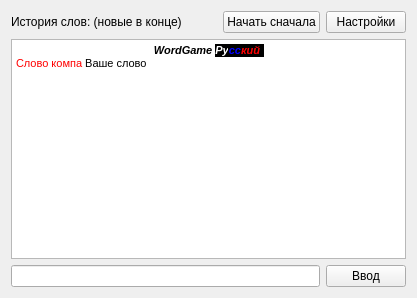
<?xml version="1.0" encoding="UTF-8"?>
<ui version="4.0">
 <class>WindowClass</class>
 <widget class="QMainWindow" name="WindowClass">
  <property name="geometry">
   <rect>
    <x>0</x>
    <y>0</y>
    <width>417</width>
    <height>298</height>
   </rect>
  </property>
  <property name="windowTitle">
   <string>WordGame Русский</string>
  </property>
  <widget class="QWidget" name="centralWidget">
   <layout class="QVBoxLayout" name="verticalLayout">
    <item>
     <layout class="QHBoxLayout" name="horizontalLayout_2" stretch="1,0,0">
      <item>
       <widget class="QLabel" name="label">
        <property name="text">
         <string>История слов: (новые в конце)</string>
        </property>
       </widget>
      </item>
      <item>
       <widget class="QPushButton" name="startGame">
        <property name="text">
         <string>Начать сначала</string>
        </property>
       </widget>
      </item>
      <item>
       <widget class="QPushButton" name="settingsBtn">
        <property name="text">
         <string>Настройки</string>
        </property>
       </widget>
      </item>
     </layout>
    </item>
    <item>
     <widget class="QTextEdit" name="textEdit">
      <property name="html">
       <string>&lt;!DOCTYPE HTML PUBLIC &quot;-//W3C//DTD HTML 4.0//EN&quot; &quot;http://www.w3.org/TR/REC-html40/strict.dtd&quot;&gt;
&lt;html&gt;&lt;head&gt;&lt;meta name=&quot;qrichtext&quot; content=&quot;1&quot; /&gt;&lt;style type=&quot;text/css&quot;&gt;
p, li { white-space: pre-wrap; }
&lt;/style&gt;&lt;/head&gt;&lt;body style=&quot; font-family:'MS Shell Dlg 2'; font-size:8.25pt; font-weight:400; font-style:normal;&quot;&gt;
&lt;p align=&quot;center&quot; style=&quot; margin-top:0px; margin-bottom:0px; margin-left:0px; margin-right:0px; -qt-block-indent:0; text-indent:0px;&quot;&gt;&lt;span style=&quot; font-size:8pt; font-weight:600; font-style:italic;&quot;&gt;WordGame &lt;/span&gt;&lt;span style=&quot; font-size:8pt; font-weight:600; font-style:italic; color:#ffffff; background-color:#000000;&quot;&gt;Ру&lt;/span&gt;&lt;span style=&quot; font-size:8pt; font-weight:600; font-style:italic; color:#0000ff; background-color:#000000;&quot;&gt;сс&lt;/span&gt;&lt;span style=&quot; font-size:8pt; font-weight:600; font-style:italic; color:#ff0000; background-color:#000000;&quot;&gt;кий &lt;/span&gt;&lt;/p&gt;
&lt;p style=&quot; margin-top:0px; margin-bottom:0px; margin-left:0px; margin-right:0px; -qt-block-indent:0; text-indent:0px;&quot;&gt;&lt;span style=&quot; font-size:8pt; color:#ff0000;&quot;&gt;Слово компа &lt;/span&gt;&lt;span style=&quot; font-size:8pt; color:#000000;&quot;&gt;Ваше слово&lt;/span&gt;&lt;/p&gt;&lt;/body&gt;&lt;/html&gt;</string>
      </property>
      <property name="textInteractionFlags">
       <set>Qt::TextSelectableByKeyboard|Qt::TextSelectableByMouse</set>
      </property>
     </widget>
    </item>
    <item>
     <layout class="QHBoxLayout" name="horizontalLayout">
      <item>
       <widget class="QLineEdit" name="textInput">
        <property name="text">
         <string/>
        </property>
       </widget>
      </item>
      <item>
       <widget class="QPushButton" name="textBtn">
        <property name="text">
         <string>Ввод</string>
        </property>
       </widget>
      </item>
     </layout>
    </item>
   </layout>
  </widget>
 </widget>
 <layoutdefault spacing="6" margin="11"/>
 <resources>
  <include location="window.qrc"/>
 </resources>
 <connections/>
</ui>
